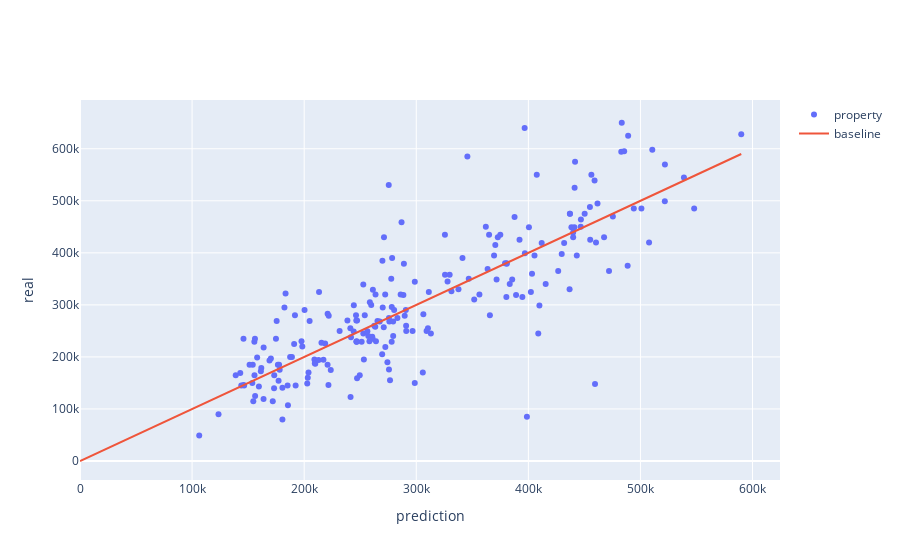

Notebook code for this chart:
### Markdown cell above
### Random forest

### Code cell
# Random forest
from sklearn.ensemble import RandomForestRegressor
from sklearn.model_selection import train_test_split
from sklearn.metrics import mean_squared_error

model = RandomForestRegressor()
model.fit(X_train, Y_train)
Y_pred = model.predict(X_test)
print("RMSE:", np.round(mean_squared_error(Y_test, Y_pred),0))
plot_true_vs_pred(Y_test, Y_pred)

### Figure 1 — Plotly figure (JSON) as saved in the notebook; plotly's stock layout.template omitted (floating-point values rounded to 4 significant figures; data arrays with more than 128 entries replaced by an {"elided": "..."} marker saying what was removed)
{"data": [{"mode": "markers", "name": "property", "type": "scatter", "x": {"elided": "218 float values"}, "y": {"elided": "218 int values"}}, {"mode": "lines", "name": "baseline", "type": "scatter", "x": [0, 589930], "y": [0, 589930]}], "layout": {"xaxis": {"title": {"text": "prediction"}}, "yaxis": {"title": {"text": "real"}}}}
